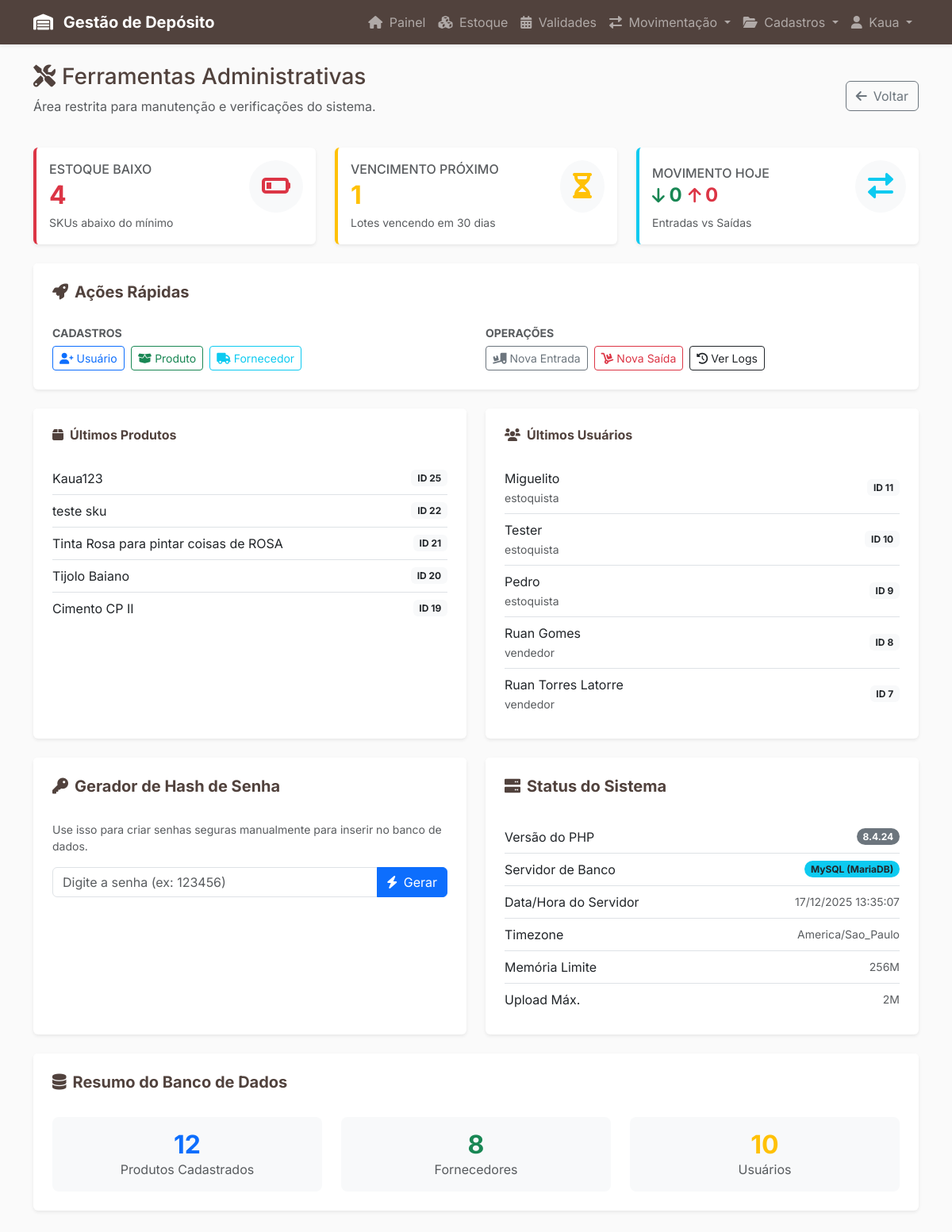
The page /admin/index.php (signed in) on the database its author committed.
### tables this page shows
CREATE TABLE `produtos` (
  `id` int(11) NOT NULL,
  `id_categoria` int(11) NOT NULL,
  `nome` varchar(255) NOT NULL COMMENT 'Nome base do produto (Ex: Tinta Acrílica Standard)',
  `descricao` text DEFAULT NULL
);

CREATE TABLE `usuarios` (
  `id` int(11) NOT NULL,
  `nome` varchar(150) NOT NULL,
  `login` varchar(50) NOT NULL,
  `hash_senha` varchar(255) NOT NULL COMMENT 'NUNCA guarde senhas em texto puro',
  `cargo` varchar(50) DEFAULT NULL COMMENT 'Ex: Estoquista, Vendedor, Gerente'
);

### public/admin/index.php (the view, shortened to what the rows shown need)
<?php
include '../../templates/header.php';
require_once '../../src/dashboard_stats.php';
function getCount($tabela) {
    $conn = getDBConnection();
    $sql = "SELECT COUNT(*) as total FROM $tabela";
    $res = mysqli_query($conn, $sql);
    $data = mysqli_fetch_assoc($res);
    return $data['total'];
}
$total_produtos = getCount('Produtos');
$total_fornecedores = getCount('Fornecedores');
$total_usuarios = getCount('Usuarios');
$estoque_baixo = contarEstoqueBaixo();
$lotes_vencendo = contarLotesVencendo(30);
$produtos_recentes = listarProdutosRecentes(5);
$usuarios_recentes = listarUsuariosRecentes(5);
?>
<div class="container mt-4">
    <div class="d-flex justify-content-between align-items-center mb-4">
        <div>
            <h1 class="h3 text-marrom-escuro"><i class="fas fa-tools me-2"></i>Ferramentas Administrativas</h1>
        </div>
    </div>
    <div class="row mb-4">
        <div class="col-md-4 mb-3 mb-md-0">
            <div class="card shadow-sm border-0 h-100 border-start border-4 <?php echo ($estoque_baixo > 0) ? 'border-danger' : 'border-success'; ?>">
                <div class="card-body">
                    <div class="d-flex justify-content-between align-items-center">
                        <div>
                            <h2 class="mb-0 fw-bold <?php echo ($estoque_baixo > 0) ? 'text-danger' : 'text-success'; ?>">
                                <?php echo $estoque_baixo; ?>
                            </h2>
                        </div>
                    </div>
                </div>
            </div>
        </div>
        <div class="col-md-4 mb-3 mb-md-0">
            <div class="card shadow-sm border-0 h-100 border-start border-4 <?php echo ($lotes_vencendo > 0) ? 'border-warning' : 'border-success'; ?>">
                <div class="card-body">
                    <div class="d-flex justify-content-between align-items-center">
                        <div>
                            <h2 class="mb-0 fw-bold <?php echo ($lotes_vencendo > 0) ? 'text-warning' : 'text-success'; ?>">
                                <?php echo $lotes_vencendo; ?>
                            </h2>
                        </div>
                    </div>
                </div>
            </div>
        </div>
    </div>
    <div class="row mb-4">
        <div class="col-md-6 mb-3 mb-md-0">
            <div class="card shadow-sm border-0 h-100">
                <div class="card-body px-4 pb-4">
                    <ul class="list-group list-group-flush">
                        <?php if (!empty($produtos_recentes)): ?>
                            <?php foreach ($produtos_recentes as $prod): ?>
                                <li class="list-group-item px-0 d-flex justify-content-between align-items-center">
                                    <span><?php echo htmlspecialchars($prod['nome']); ?></span>
                                    <span class="badge bg-light text-dark">ID <?php echo $prod['id']; ?></span>
                                </li>
                            <?php endforeach; ?>
                        <?php else: ?>
                            <li class="list-group-item px-0 text-muted small">Nenhum produto recente.</li>
                        <?php endif; ?>
                    </ul>
                </div>
            </div>
        </div>
        <div class="col-md-6">
            <div class="card shadow-sm border-0 h-100">
                <div class="card-body px-4 pb-4">
                    <ul class="list-group list-group-flush">
                        <?php if (!empty($usuarios_recentes)): ?>
                            <?php foreach ($usuarios_recentes as $usu): ?>
                                <li class="list-group-item px-0 d-flex justify-content-between align-items-center">
                                    <div>
                                        <span class="d-block"><?php echo htmlspecialchars($usu['nome']); ?></span>
                                        <small class="text-muted"><?php echo htmlspecialchars($usu['cargo']); ?></small>
                                    </div>
                                    <span class="badge bg-light text-dark">ID <?php echo $usu['id']; ?></span>
                                </li>
                            <?php endforeach; ?>
                        <?php else: ?>
                            <li class="list-group-item px-0 text-muted small">Nenhum usuário recente.</li>
                        <?php endif; ?>
                    </ul>
                </div>
            </div>
        </div>
    </div>
    <div class="row">
        <div class="col-12">
            <div class="card shadow-sm border-0">
                <div class="card-body px-4 pb-4">
                    <div class="row text-center">
                        <div class="col-md-4 mb-3 mb-md-0">
                            <div class="p-3 bg-light rounded-3">
                                <h2 class="fw-bold text-primary mb-0"><?php echo $total_produtos; ?></h2>
                            </div>
                        </div>
                        <div class="col-md-4 mb-3 mb-md-0">
                            <div class="p-3 bg-light rounded-3">
                                <h2 class="fw-bold text-success mb-0"><?php echo $total_fornecedores; ?></h2>
                            </div>
                        </div>
                        <div class="col-md-4">
                            <div class="p-3 bg-light rounded-3">
                                <h2 class="fw-bold text-warning mb-0"><?php echo $total_usuarios; ?></h2>
                            </div>
                        </div>
                    </div>
                </div>
            </div>
        </div>
    </div>
</div>
<?php include '../../templates/footer.php'; ?>

### rows shown on the page
produtos: nome "Kaua123", id "25"
produtos: nome "teste sku", id "22"
produtos: nome "Tinta Rosa para pintar coisas de ROSA", id "21"
produtos: nome "Tijolo Baiano", id "20"
produtos: nome "Cimento CP II", id "19"
usuarios: nome "Miguelito", cargo "estoquista", id "11"
usuarios: nome "Tester", cargo "estoquista", id "10"
usuarios: nome "Pedro", cargo "estoquista", id "9"
usuarios: nome "Ruan Gomes", cargo "vendedor", id "8"
usuarios: nome "Ruan Torres Latorre", cargo "vendedor", id "7"

### other values the page prints
$_SESSION['user_name'] "Kaua"
$estoque_baixo "4"
$lotes_vencendo "1"
$movimentacoes_hoje['entradas'] "0"
$movimentacoes_hoje['saidas'] "0"
phpversion() "8.4.24"
date_default_timezone_get() "America/Sao_Paulo"
ini_get('memory_limit') "256M"
ini_get('upload_max_filesize') "2M"
$total_produtos "12"
$total_fornecedores "8"
$total_usuarios "10"
